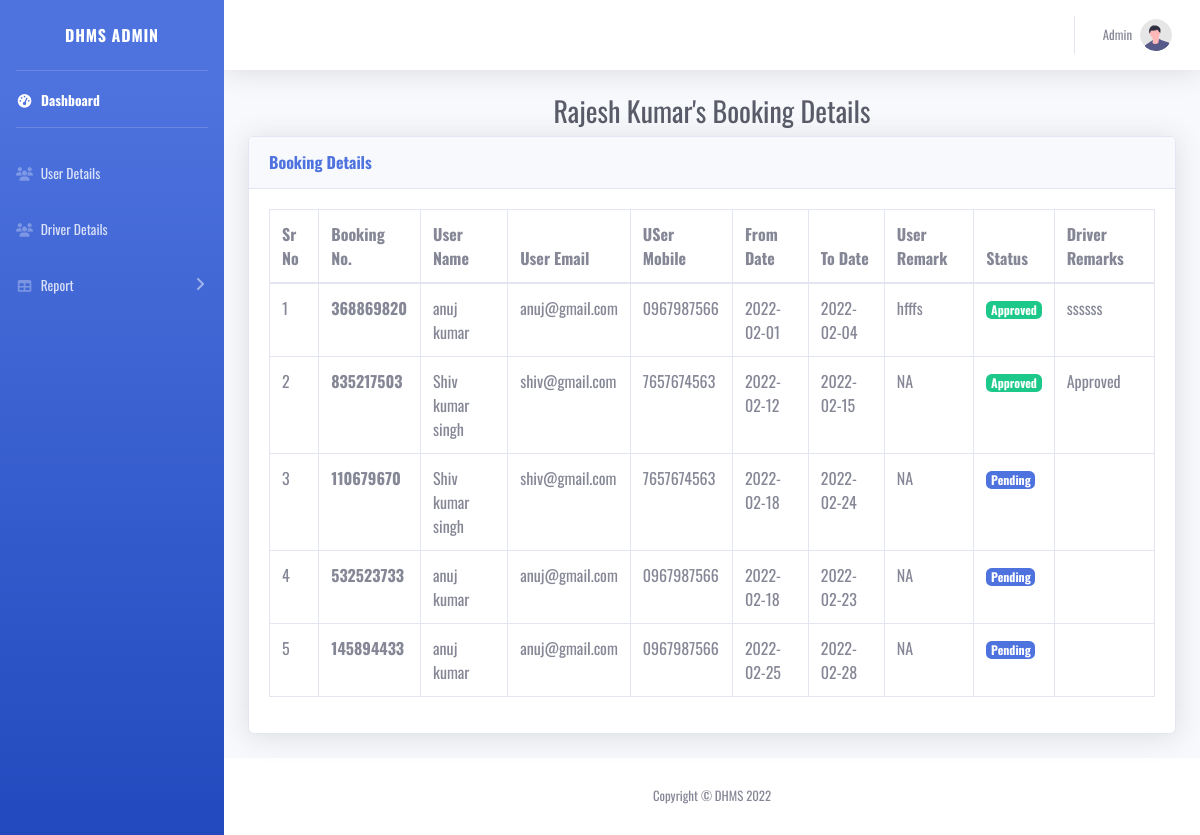
The app's page /dhms/admin/driver-bookings.php?did=1&&uname=Rajesh Kumar (signed in) with its own data.
### tables this page shows
CREATE TABLE `tbhiredriver` (
  `id` int(11) NOT NULL,
  `bookingNumber` bigint(12) DEFAULT NULL,
  `userid` varchar(45) DEFAULT NULL,
  `driveruserid` varchar(45) DEFAULT NULL,
  `fromdate` date DEFAULT NULL,
  `todate` date DEFAULT NULL,
  `remark` varchar(200) DEFAULT NULL,
  `status` varchar(45) DEFAULT '0',
  `driverremarks` varchar(200) DEFAULT NULL,
  `create_date` timestamp NULL DEFAULT current_timestamp(),
  `lastUpdationDate` timestamp NULL DEFAULT NULL ON UPDATE current_timestamp()
);

CREATE TABLE `tbluser` (
  `id` int(11) NOT NULL,
  `fname` varchar(45) DEFAULT NULL,
  `lname` varchar(45) DEFAULT NULL,
  `email` varchar(45) DEFAULT NULL,
  `mobile` varchar(45) DEFAULT NULL,
  `password` varchar(100) DEFAULT NULL,
  `address` varchar(200) DEFAULT NULL,
  `create_date` timestamp NULL DEFAULT current_timestamp()
);

### dhms/admin/driver-bookings.php (the view, shortened to what this page needs)
<?php
require_once('include/config.php');
if(strlen( $_SESSION["adminid"])==0)
    {
header('location:login.php');
}
else{?>
<!DOCTYPE html>
<html lang="en">
<head>
    <link href="../vendor/fontawesome-free/css/all.min.css" rel="stylesheet" type="text/css">
    <link href="../css/sb-admin-2.min.css" rel="stylesheet">
    <link href="../vendor/datatables/dataTables.bootstrap4.min.css" rel="stylesheet">
</head>
<body id="page-top">
    <div id="wrapper">
       <?php include 'include/sidebar.php';?>
        <div id="content-wrapper" class="d-flex flex-column">
            <div id="content">
               <?php include 'include/header.php';?>
                <div class="container-fluid">
                    <h1 class="h3 mb-2 text-gray-800" align="center"><?php echo ucfirst($_GET['uname']);?>'s Booking Details</h1>
                    <div class="card shadow mb-4">
                        <div class="card-header py-3">
                            <h6 class="m-0 font-weight-bold text-primary">Booking Details</h6>
                        </div>
                        <div class="card-body">
                            <div class="table-responsive">
                                <table class="table table-bordered" id="dataTable" width="100%" cellspacing="0">
                                    <thead>
                                        <tr>
                                            <th>Sr No</th>
                                            <th>Booking No.</th>
                                            <th>User Name</th>
                                            <th>User Email</th>
                                            <th>USer Mobile</th>
                                            <th>From Date</th>
                                            <th>To Date</th>
                                            <th>User Remark</th>
                                            <th>Status</th>
                                            <th>Driver Remarks</th>
                                        </tr>
                                    </thead>
                      <?php
                      $driverid=intval($_GET['did']);
                    $sql ="SELECT fname,lname,email,mobile,fromdate,todate,status,remark,driverremarks,bookingNumber
                       FROM tbhiredriver
                       join tbluser on tbluser.id=tbhiredriver.userid where tbhiredriver.driveruserid=:driverid";
                     $query= $dbh -> prepare($sql);
                    $query->bindParam(':driverid',$driverid, PDO::PARAM_STR);
                      $query-> execute();
                      $results = $query -> fetchAll(PDO::FETCH_OBJ);
                      $cnt=1;
                      if($query -> rowCount() > 0)
                      {
                      foreach($results as $result)
                      {
                      ?>
                  <tr>
                    <td><?php echo($cnt);?></td>
                        <th><?php echo htmlentities($result->bookingNumber);?></th>
                    <td><?php echo htmlentities($result->fname);?> <?php echo htmlentities($result->lname);?></td>
                    <td><?php echo htmlentities($result->email);?></td>
                    <td><?php echo htmlentities($result->mobile);?></td>
                    <td><?php echo htmlentities($result->fromdate);?></td>
                    <td><?php echo htmlentities($result->todate);?></td>
                    <td><?php echo htmlentities($result->remark);?></td>
                    <td>
                        <?php
                        $statusd=$result->status;
                         if ($statusd=='0') {
                             echo '<span class="badge badge-primary">Pending</span>';
                         }
                         elseif ($statusd=='1') {
                            echo '<span class="badge badge-success">Approved</span>';
                         }
                         elseif ($statusd=='2') {
                             echo '<span class="badge badge-danger">Cancel</span>';
                         }
                        ?>
                    </td>
                    <td><?php echo htmlentities($result->driverremarks);?></td>
                  </tr>
                  <?php  $cnt=$cnt+1; } } else { ?>
<tr><td colspan="9" style="color:red;">No Booking Found</td>
</tr>
                  <?php } ?>
                                </table>
                            </div>
                        </div>
                    </div>
                </div>
            </div>
            <?php include 'include/footer.php'; ?>
        </div>
    </div>
</body>
</html>
<?php }?>

### dhms/admin/driver-bookings.php (style rules this page uses)
body { font-family: 'Oswald', sans-serif; }

### records on screen
tbhiredriver: bookingNumber "368869820", userid.fname "anuj", userid.lname "kumar", userid.email "anuj@gmail.com", userid.mobile "0967987566", fromdate "2022-02-01", todate "2022-02-04", remark "hfffs", status "Approved", driverremarks "ssssss"
tbhiredriver: bookingNumber "835217503", userid.fname "Shiv", userid.lname "kumar singh", userid.email "shiv@gmail.com", userid.mobile "7657674563", fromdate "2022-02-12", todate "2022-02-15", remark "NA", status "Approved", driverremarks "Approved"
tbhiredriver: bookingNumber "110679670", userid.fname "Shiv", userid.lname "kumar singh", userid.email "shiv@gmail.com", userid.mobile "7657674563", fromdate "2022-02-18", todate "2022-02-24", remark "NA", status "Pending"
tbhiredriver: bookingNumber "532523733", userid.fname "anuj", userid.lname "kumar", userid.email "anuj@gmail.com", userid.mobile "0967987566", fromdate "2022-02-18", todate "2022-02-23", remark "NA", status "Pending"
tbhiredriver: bookingNumber "145894433", userid.fname "anuj", userid.lname "kumar", userid.email "anuj@gmail.com", userid.mobile "0967987566", fromdate "2022-02-25", todate "2022-02-28", remark "NA", status "Pending"

### other values on screen
$_GET['uname'] "Rajesh Kumar"
